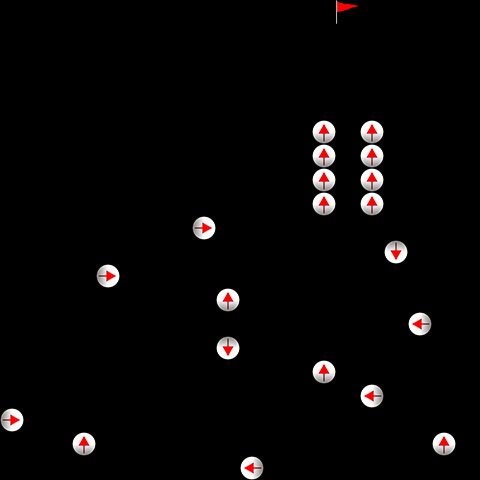

A level layout from a 2D game, rendered from its tile map. Below: a short description, then the map file with tile-grid data replaced by summaries:
An orthogonal 20x20 tile map with 24x24 px tiles, 2 tile layers (Terrain, CollisionObj), 2 tilesets.

<map version="1.0" orientation="orthogonal" renderorder="right-down" width="20" height="20" tilewidth="24" tileheight="24" nextobjectid="12">
 <tileset firstgid="1" source="terrain.tsx" />
 <tileset firstgid="17" name="objects" tilewidth="24" tileheight="24" tilecount="10" columns="10">
  <image source="object.png" width="240" height="24" />
  <tile id="0">
   <properties>
    <property name="animation" value="hazard.png" />
    <property name="animationCount" value="2" />
    <property name="category" value="2" />
   </properties>
  </tile>
  <tile id="1">
   <properties>
    <property name="category" value="4" />
   </properties>
  </tile>
  <tile id="2">
   <properties>
    <property name="category" value="8" />
   </properties>
  </tile>
  <tile id="3">
   <properties>
    <property name="category" value="16" />
   </properties>
  </tile>
  <tile id="4">
   <properties>
    <property name="category" value="32" />
   </properties>
  </tile>
  <tile id="5">
   <properties>
    <property name="category" type="int" value="44" />
   </properties>
  </tile>
  <tile id="6">
   <properties>
    <property name="category" type="int" value="64" />
   </properties>
  </tile>
 </tileset>
 <layer name="Terrain" width="20" height="20">
  <data>[400 cells, 0 non-empty, 0 distinct tile ids]</data>
 </layer>
 <layer name="CollisionObj" width="20" height="20">
  <data>[400 cells, 21 non-empty, 5 distinct tile ids]</data>
 </layer>
</map>
